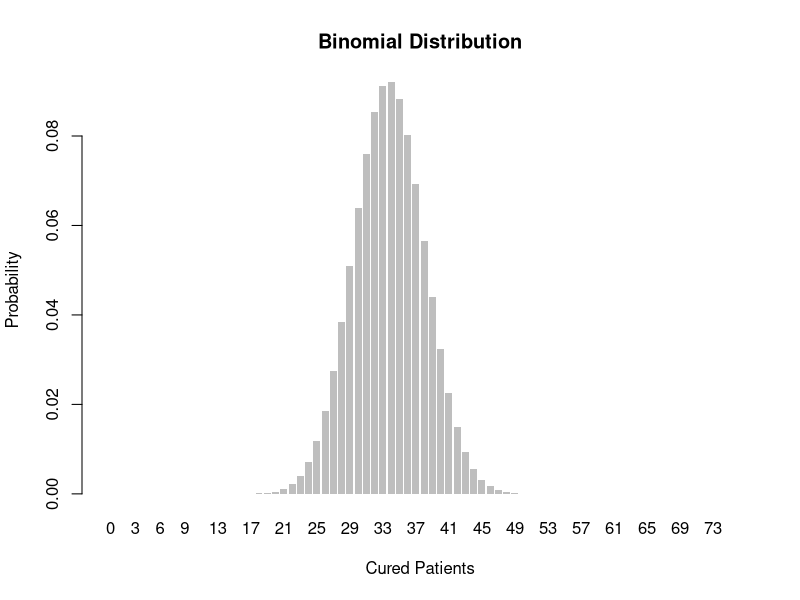
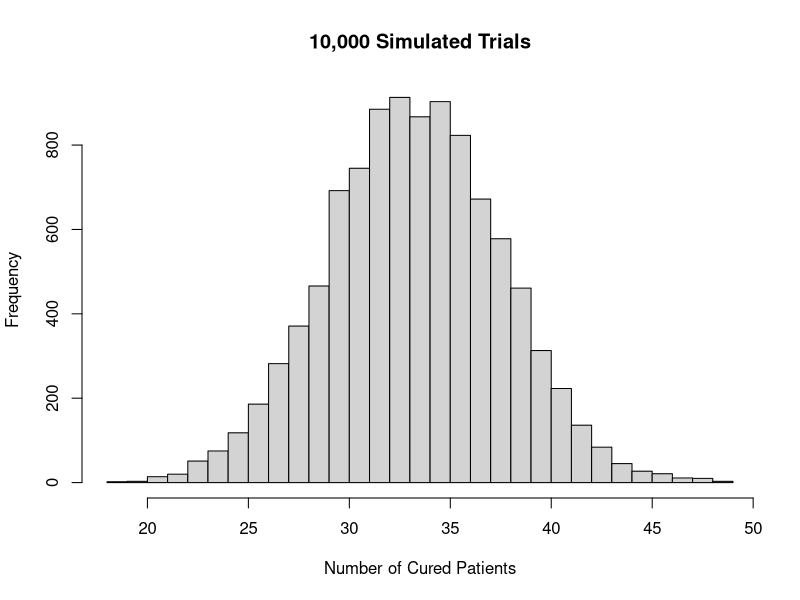
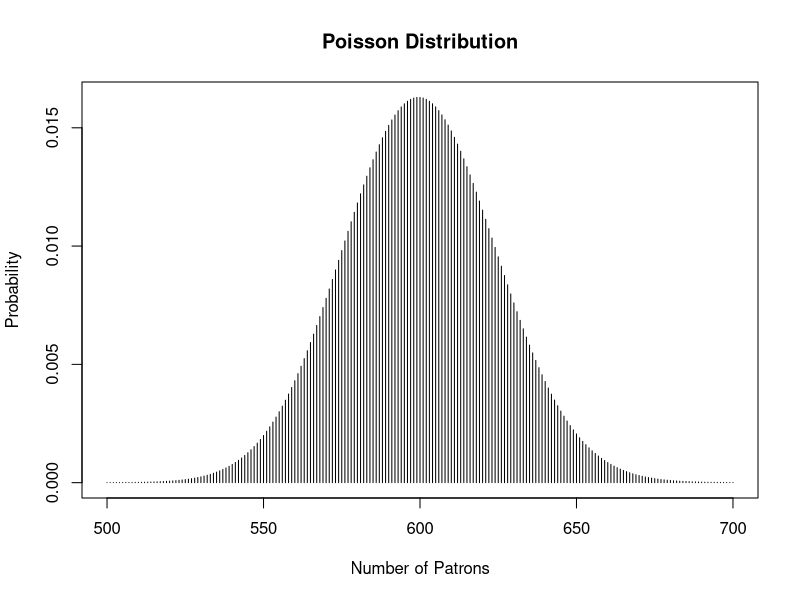

These figures' R source, in order:
## ---- chunk 1
knitr::opts_chunk$set(echo = TRUE)
## ---- chunk 2
n <- 75
p <- 0.45
expected_value <- n * p
std_dev <- sqrt(n * p * (1 - p))
expected_value
std_dev
## ---- chunk 3
x_vals <- 0:n
prob_vals <- dbinom(x_vals, size = n, prob = p)

head(data.frame(Cured = x_vals, Probability = prob_vals), 10)

barplot(prob_vals, names.arg = x_vals, 
        main = "Binomial Distribution", xlab = "Cured Patients", 
        ylab = "Probability", border = NA)
## ---- chunk 4
cutoff <- floor(0.30 * n)
p_leq_30 <- pbinom(cutoff, size = n, prob = p)
p_leq_30
## ---- chunk 5
set.seed(123)
sim_trials <- rbinom(10000, n, p)

mean(sim_trials)
sd(sim_trials)

hist(sim_trials, breaks = 30, main = "10,000 Simulated Trials", 
     xlab = "Number of Cured Patients")
## ---- chunk 6
lambda <- 600
expected_value_pois <- lambda
std_dev_pois <- sqrt(lambda)
expected_value_pois
std_dev_pois
## ---- chunk 7
x_vals <- 500:700
probs <- dpois(x_vals, lambda)

plot(x_vals, probs, type = "h", main = "Poisson Distribution", 
     xlab = "Number of Patrons", ylab = "Probability")

group_probs <- sapply(seq(500, 700, by = 100), function(start) {
  sum(dpois(start:(start + 99), lambda))
})
names(group_probs) <- c("500–599", "600–699", "700–799")
group_probs
